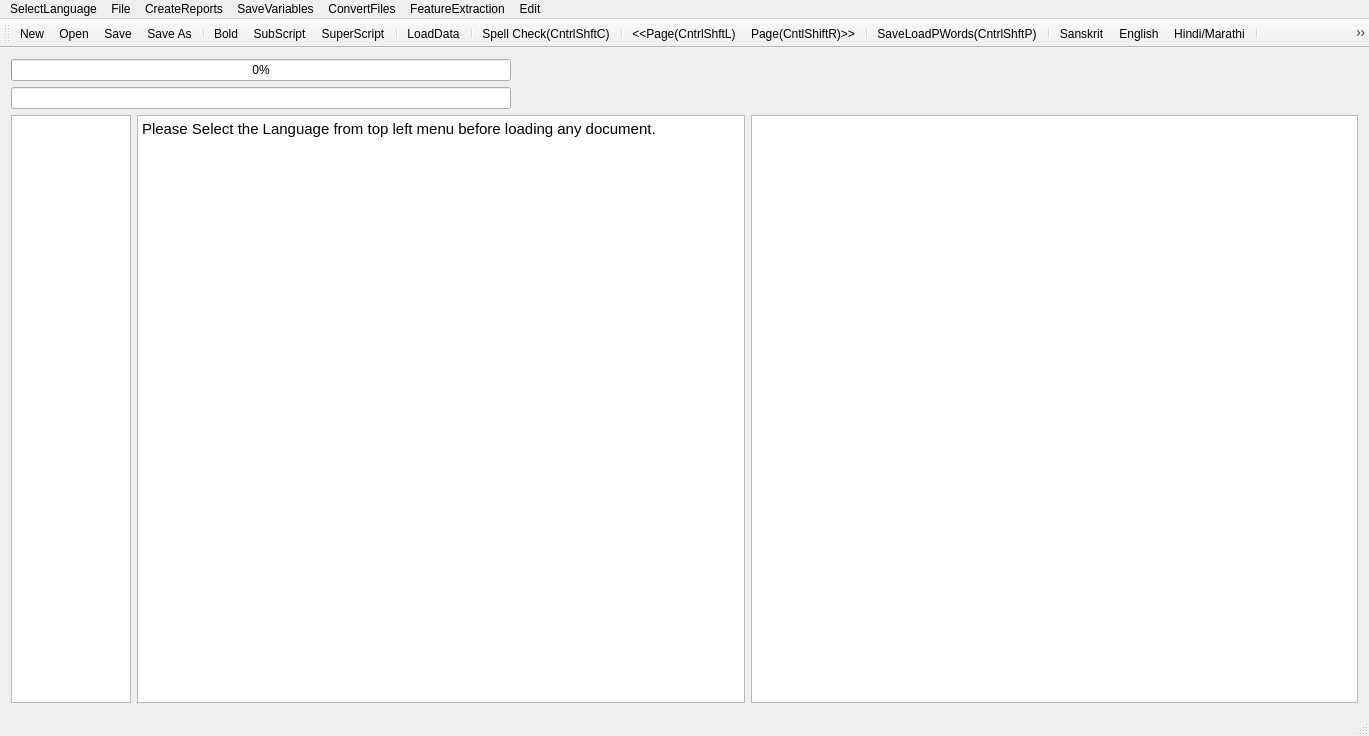
<?xml version="1.0" encoding="UTF-8"?>
<ui version="4.0">
 <class>MainWindow</class>
 <widget class="QMainWindow" name="MainWindow">
  <property name="geometry">
   <rect>
    <x>0</x>
    <y>0</y>
    <width>1369</width>
    <height>736</height>
   </rect>
  </property>
  <property name="mouseTracking">
   <bool>true</bool>
  </property>
  <property name="windowTitle">
   <string>MainWindow</string>
  </property>
  <widget class="QWidget" name="centralWidget">
   <layout class="QVBoxLayout" name="verticalLayout">
    <item>
     <widget class="QProgressBar" name="progressBar">
      <property name="maximumSize">
       <size>
        <width>500</width>
        <height>16777215</height>
       </size>
      </property>
      <property name="value">
       <number>0</number>
      </property>
      <property name="alignment">
       <set>Qt::AlignRight|Qt::AlignTrailing|Qt::AlignVCenter</set>
      </property>
     </widget>
    </item>
    <item>
     <widget class="QLineEdit" name="lineEdit">
      <property name="maximumSize">
       <size>
        <width>500</width>
        <height>16777215</height>
       </size>
      </property>
     </widget>
    </item>
    <item>
     <layout class="QHBoxLayout" name="horizontalLayout">
      <item>
       <widget class="QTextEdit" name="textEdit">
        <property name="maximumSize">
         <size>
          <width>120</width>
          <height>16777215</height>
         </size>
        </property>
        <property name="font">
         <font>
          <italic>true</italic>
         </font>
        </property>
        <property name="sizeAdjustPolicy">
         <enum>QAbstractScrollArea::AdjustToContents</enum>
        </property>
        <property name="readOnly">
         <bool>true</bool>
        </property>
       </widget>
      </item>
      <item>
       <widget class="QTextBrowser" name="textBrowser">
        <property name="font">
         <font>
          <pointsize>16</pointsize>
          <italic>false</italic>
         </font>
        </property>
        <property name="mouseTracking">
         <bool>true</bool>
        </property>
        <property name="sizeAdjustPolicy">
         <enum>QAbstractScrollArea::AdjustToContents</enum>
        </property>
        <property name="undoRedoEnabled">
         <bool>true</bool>
        </property>
        <property name="readOnly">
         <bool>false</bool>
        </property>
        <property name="html">
         <string>&lt;!DOCTYPE HTML PUBLIC &quot;-//W3C//DTD HTML 4.0//EN&quot; &quot;http://www.w3.org/TR/REC-html40/strict.dtd&quot;&gt;
&lt;html&gt;&lt;head&gt;&lt;meta name=&quot;qrichtext&quot; content=&quot;1&quot; /&gt;&lt;meta charset=&quot;utf-8&quot; /&gt;&lt;style type=&quot;text/css&quot;&gt;
p, li { white-space: pre-wrap; }
&lt;/style&gt;&lt;/head&gt;&lt;body style=&quot; font-family:'Shobhika'; font-size:16pt; font-weight:400; font-style:normal;&quot;&gt;
&lt;p style=&quot; margin-top:0px; margin-bottom:0px; margin-left:0px; margin-right:0px; -qt-block-indent:0; text-indent:0px;&quot;&gt;&lt;span style=&quot; font-family:'Ubuntu'; font-size:11pt;&quot;&gt;Please Select the Language from top left menu before loading any document.&lt;/span&gt;&lt;/p&gt;&lt;/body&gt;&lt;/html&gt;</string>
        </property>
        <property name="acceptRichText">
         <bool>true</bool>
        </property>
        <property name="textInteractionFlags">
         <set>Qt::LinksAccessibleByKeyboard|Qt::LinksAccessibleByMouse|Qt::TextBrowserInteraction|Qt::TextEditable|Qt::TextEditorInteraction|Qt::TextSelectableByKeyboard|Qt::TextSelectableByMouse</set>
        </property>
       </widget>
      </item>
      <item>
       <widget class="QGraphicsView" name="graphicsView">
        <property name="sizeAdjustPolicy">
         <enum>QAbstractScrollArea::AdjustIgnored</enum>
        </property>
        <property name="alignment">
         <set>Qt::AlignCenter</set>
        </property>
        <property name="dragMode">
         <enum>QGraphicsView::ScrollHandDrag</enum>
        </property>
        <property name="transformationAnchor">
         <enum>QGraphicsView::AnchorViewCenter</enum>
        </property>
        <property name="resizeAnchor">
         <enum>QGraphicsView::AnchorViewCenter</enum>
        </property>
       </widget>
      </item>
     </layout>
    </item>
   </layout>
   <zorder>lineEdit</zorder>
   <zorder>progressBar</zorder>
  </widget>
  <widget class="QMenuBar" name="menuBar">
   <property name="geometry">
    <rect>
     <x>0</x>
     <y>0</y>
     <width>1369</width>
     <height>26</height>
    </rect>
   </property>
   <widget class="QMenu" name="menuOCR_Correction_Window">
    <property name="title">
     <string>File</string>
    </property>
    <addaction name="actionNew"/>
    <addaction name="actionOpen"/>
    <addaction name="actionSave"/>
    <addaction name="actionSave_As"/>
    <addaction name="actionSpell_Check"/>
    <addaction name="actionLoad_Next_Page"/>
    <addaction name="actionLoad_Prev_Page"/>
    <addaction name="separator"/>
    <addaction name="actionLoadGDocPage"/>
    <addaction name="actionToDevanagari"/>
    <addaction name="actionLoadData"/>
    <addaction name="actionLoadDict"/>
    <addaction name="actionLoadOCRWords"/>
    <addaction name="actionLoadDomain"/>
    <addaction name="actionLoadSubPS"/>
    <addaction name="actionLoadConfusions"/>
    <addaction name="actionSugg"/>
    <addaction name="actionToSlp1"/>
   </widget>
   <widget class="QMenu" name="menuCreateReports">
    <property name="title">
     <string>CreateReports</string>
    </property>
    <addaction name="actionCreateBest2OCR"/>
    <addaction name="actionCreateSuggestionLog"/>
    <addaction name="actionCreateSuggestionLogNearestPriority"/>
    <addaction name="actionErrorDetectionRep"/>
    <addaction name="actionErrorDetectWithoutAdaptation"/>
    <addaction name="actionErrorDetectionRepUniq"/>
   </widget>
   <widget class="QMenu" name="menuSaveVariables">
    <property name="title">
     <string>SaveVariables</string>
    </property>
    <addaction name="actionCPair"/>
    <addaction name="actionPrimarySecOCRPair"/>
    <addaction name="actionCPairIEROcrVsCorrect"/>
    <addaction name="actionCPairGEROcrVsCorrect"/>
   </widget>
   <widget class="QMenu" name="menuConvertFiles">
    <property name="title">
     <string>ConvertFiles</string>
    </property>
    <addaction name="actionToSlp1_2"/>
    <addaction name="actionToDev"/>
    <addaction name="actionExtractDev"/>
    <addaction name="actionEditDistRep"/>
    <addaction name="actionConfusionFreqHist"/>
    <addaction name="actionFilterOutGT50EditDisPairs"/>
   </widget>
   <widget class="QMenu" name="menuFeatureExtraction">
    <property name="title">
     <string>FeatureExtraction</string>
    </property>
    <addaction name="actionPrepareFeatures"/>
   </widget>
   <widget class="QMenu" name="menuSelectLanguage">
    <property name="title">
     <string>SelectLanguage</string>
    </property>
    <addaction name="actionSanskrit"/>
    <addaction name="actionHindi"/>
    <addaction name="actionEnglish"/>
   </widget>
   <widget class="QMenu" name="menuEdit">
    <property name="title">
     <string>Edit</string>
    </property>
    <addaction name="actionBold"/>
    <addaction name="actionSuperScript"/>
    <addaction name="actionSubScript"/>
   </widget>
   <addaction name="menuSelectLanguage"/>
   <addaction name="menuOCR_Correction_Window"/>
   <addaction name="menuCreateReports"/>
   <addaction name="menuSaveVariables"/>
   <addaction name="menuConvertFiles"/>
   <addaction name="menuFeatureExtraction"/>
   <addaction name="menuEdit"/>
  </widget>
  <widget class="QToolBar" name="mainToolBar">
   <attribute name="toolBarArea">
    <enum>TopToolBarArea</enum>
   </attribute>
   <attribute name="toolBarBreak">
    <bool>false</bool>
   </attribute>
   <addaction name="actionNew"/>
   <addaction name="actionOpen"/>
   <addaction name="actionSave"/>
   <addaction name="actionSave_As"/>
   <addaction name="separator"/>
   <addaction name="actionBold"/>
   <addaction name="actionSubScript"/>
   <addaction name="actionSuperScript"/>
   <addaction name="separator"/>
   <addaction name="actionLoadData"/>
   <addaction name="separator"/>
   <addaction name="actionSpell_Check"/>
   <addaction name="separator"/>
   <addaction name="actionLoad_Prev_Page"/>
   <addaction name="actionLoad_Next_Page"/>
   <addaction name="separator"/>
   <addaction name="actionLoadGDocPage"/>
   <addaction name="separator"/>
   <addaction name="actionSanskrit"/>
   <addaction name="actionEnglish"/>
   <addaction name="actionHindi"/>
   <addaction name="separator"/>
   <addaction name="actionToDevanagari"/>
   <addaction name="separator"/>
  </widget>
  <widget class="QStatusBar" name="statusBar"/>
  <action name="actionOpen">
   <property name="icon">
    <iconset resource="AppResources.qrc">
     <normaloff>:/Images/open.png</normaloff>:/Images/open.png</iconset>
   </property>
   <property name="text">
    <string>Open</string>
   </property>
   <property name="shortcut">
    <string>Ctrl+O</string>
   </property>
  </action>
  <action name="actionSave">
   <property name="icon">
    <iconset resource="AppResources.qrc">
     <normaloff>:/Images/save.png</normaloff>:/Images/save.png</iconset>
   </property>
   <property name="text">
    <string>Save</string>
   </property>
   <property name="shortcut">
    <string>Ctrl+S</string>
   </property>
  </action>
  <action name="actionSave_As">
   <property name="icon">
    <iconset resource="AppResources.qrc">
     <normaloff>:/Images/save-as.png</normaloff>:/Images/save-as.png</iconset>
   </property>
   <property name="text">
    <string>Save As</string>
   </property>
   <property name="shortcut">
    <string>Ctrl+Shift+S</string>
   </property>
  </action>
  <action name="actionNew">
   <property name="icon">
    <iconset resource="AppResources.qrc">
     <normaloff>:/Images/New.png</normaloff>:/Images/New.png</iconset>
   </property>
   <property name="text">
    <string>New</string>
   </property>
   <property name="shortcut">
    <string>Ctrl+N</string>
   </property>
  </action>
  <action name="actionSpell_Check">
   <property name="text">
    <string>Spell Check(CntrlShftC)</string>
   </property>
   <property name="shortcut">
    <string>Ctrl+Shift+C</string>
   </property>
  </action>
  <action name="actionLoad_Next_Page">
   <property name="text">
    <string>Page(CntlShiftR)&gt;&gt;</string>
   </property>
   <property name="toolTip">
    <string>Page(CntlShiftR)&gt;&gt;</string>
   </property>
   <property name="shortcut">
    <string>Ctrl+Shift+R</string>
   </property>
  </action>
  <action name="actionLoad_Prev_Page">
   <property name="text">
    <string>&lt;&lt;Page(CntrlShftL)</string>
   </property>
   <property name="toolTip">
    <string>&lt;&lt;Page(CntrlShftL)</string>
   </property>
   <property name="shortcut">
    <string>Ctrl+Shift+L</string>
   </property>
  </action>
  <action name="actionLoadGDocPage">
   <property name="text">
    <string>Save&amp;LoadPWords(CntrlShftP)</string>
   </property>
   <property name="shortcut">
    <string>Ctrl+Shift+P</string>
   </property>
  </action>
  <action name="actionToDevanagari">
   <property name="text">
    <string>toDevanagari(CntrlD)</string>
   </property>
   <property name="shortcut">
    <string>Ctrl+D</string>
   </property>
  </action>
  <action name="actionLoadData">
   <property name="text">
    <string>LoadData</string>
   </property>
  </action>
  <action name="actionLoadDict">
   <property name="text">
    <string>LoadDict</string>
   </property>
  </action>
  <action name="actionLoadOCRWords">
   <property name="text">
    <string>LoadOCRWords</string>
   </property>
  </action>
  <action name="actionLoadDomain">
   <property name="text">
    <string>LoadDomain</string>
   </property>
  </action>
  <action name="actionLoadSubPS">
   <property name="text">
    <string>LoadSubPS</string>
   </property>
  </action>
  <action name="actionLoadConfusions">
   <property name="text">
    <string>LoadConfusions</string>
   </property>
  </action>
  <action name="actionSugg">
   <property name="text">
    <string>sugg</string>
   </property>
   <property name="shortcut">
    <string>Menu</string>
   </property>
  </action>
  <action name="actionCreateBest2OCR">
   <property name="text">
    <string>CreateBest2OCR</string>
   </property>
  </action>
  <action name="actionToSlp1">
   <property name="text">
    <string>toSlp1</string>
   </property>
   <property name="shortcut">
    <string>Ctrl+G</string>
   </property>
  </action>
  <action name="actionCreateSuggestionLog">
   <property name="text">
    <string>CreateSuggestionLog</string>
   </property>
  </action>
  <action name="actionCreateSuggestionLogNearestPriority">
   <property name="text">
    <string>CreateSuggestionLogNearestPriority</string>
   </property>
  </action>
  <action name="actionErrorDetectionRep">
   <property name="text">
    <string>ErrorDetectionRep</string>
   </property>
  </action>
  <action name="actionErrorDetectWithoutAdaptation">
   <property name="text">
    <string>ErrorDetectWithoutAdaptation</string>
   </property>
  </action>
  <action name="actionCPair">
   <property name="text">
    <string>CPair</string>
   </property>
  </action>
  <action name="actionToSlp1_2">
   <property name="text">
    <string>toSlp1</string>
   </property>
  </action>
  <action name="actionToDev">
   <property name="text">
    <string>toDev</string>
   </property>
  </action>
  <action name="actionExtractDev">
   <property name="text">
    <string>ExtractDevWords</string>
   </property>
   <property name="toolTip">
    <string>ExtractDevWords</string>
   </property>
  </action>
  <action name="actionPrimarySecOCRPair">
   <property name="text">
    <string>PrimarySecOCRPairs</string>
   </property>
  </action>
  <action name="actionCPairIEROcrVsCorrect">
   <property name="text">
    <string>CPairIEROcrVsCorrect</string>
   </property>
  </action>
  <action name="actionEditDistRep">
   <property name="text">
    <string>EditDistRep</string>
   </property>
  </action>
  <action name="actionConfusionFreqHist">
   <property name="text">
    <string>ConfusionFreqHist</string>
   </property>
  </action>
  <action name="actionCPairGEROcrVsCorrect">
   <property name="text">
    <string>CPairGEROcrVsCorrect</string>
   </property>
  </action>
  <action name="actionFilterOutGT50EditDisPairs">
   <property name="text">
    <string>FilterOutGT50EditDisPairs</string>
   </property>
  </action>
  <action name="actionPrepareFeatures">
   <property name="text">
    <string>PrepareFeatures</string>
   </property>
  </action>
  <action name="actionErrorDetectionRepUniq">
   <property name="text">
    <string>ErrorSuggRepUniq</string>
   </property>
  </action>
  <action name="actionSanskrit">
   <property name="text">
    <string>Sanskrit</string>
   </property>
  </action>
  <action name="actionHindi">
   <property name="text">
    <string>Hindi/Marathi</string>
   </property>
  </action>
  <action name="actionEnglish">
   <property name="text">
    <string>English</string>
   </property>
   <property name="toolTip">
    <string>English</string>
   </property>
  </action>
  <action name="actionBold">
   <property name="icon">
    <iconset resource="icons_2.qrc">
     <normaloff>:/images/bold.jfif</normaloff>:/images/bold.jfif</iconset>
   </property>
   <property name="text">
    <string>Bold</string>
   </property>
  </action>
  <action name="actionSuperScript">
   <property name="icon">
    <iconset resource="icons_2.qrc">
     <normaloff>:/images/sup.png</normaloff>:/images/sup.png</iconset>
   </property>
   <property name="text">
    <string>SuperScript</string>
   </property>
  </action>
  <action name="actionSubScript">
   <property name="icon">
    <iconset resource="icons_2.qrc">
     <normaloff>:/images/sub.jpg</normaloff>:/images/sub.jpg</iconset>
   </property>
   <property name="text">
    <string>SubScript</string>
   </property>
  </action>
 </widget>
 <layoutdefault spacing="6" margin="11"/>
 <tabstops>
  <tabstop>textBrowser</tabstop>
  <tabstop>graphicsView</tabstop>
 </tabstops>
 <resources>
  <include location="AppResources.qrc"/>
  <include location="icons_2.qrc"/>
 </resources>
 <connections/>
</ui>
